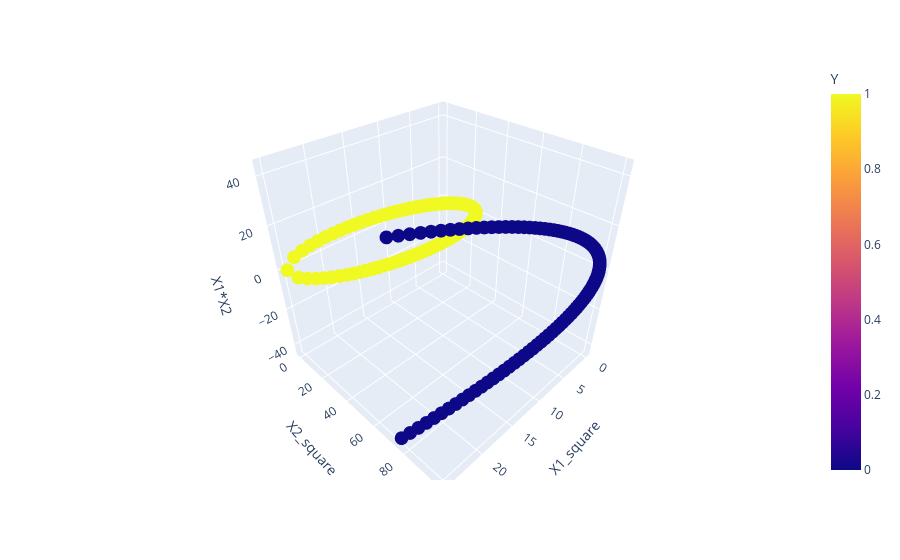

Here is the notebook cell this chart was saved with:
### Code cell
#take a look at the new data set in 3D
import plotly.express as px 
fig  = px.scatter_3d(df,x= "X1_square",y = "X2_square",z = "X1*X2",color= "Y")
fig.show()

### Figure 1 — Plotly figure (JSON) as saved in the notebook; plotly's stock layout.template omitted (floating-point values rounded to 4 significant figures; data arrays with more than 128 entries replaced by an {"elided": "..."} marker saying what was removed)
{"data": [{"hovertemplate": "X1_square=%{x}<br>X2_square=%{y}<br>X1*X2=%{z}<br>Y=%{marker.color}<extra></extra>", "legendgroup": "", "marker": {"color": {"elided": "400 int values"}, "coloraxis": "coloraxis", "symbol": "circle"}, "mode": "markers", "name": "", "scene": "scene", "showlegend": false, "type": "scatter3d", "x": {"elided": "400 float values"}, "y": {"elided": "400 float values"}, "z": {"elided": "400 float values"}}], "layout": {"coloraxis": {"colorbar": {"title": {"text": "Y"}}, "colorscale": [[0, "#0d0887"], [0.1111, "#46039f"], [0.2222, "#7201a8"], [0.3333, "#9c179e"], [0.4444, "#bd3786"], [0.5556, "#d8576b"], [0.6667, "#ed7953"], [0.7778, "#fb9f3a"], [0.8889, "#fdca26"], [1, "#f0f921"]]}, "legend": {"tracegroupgap": 0}, "margin": {"t": 60}, "scene": {"domain": {"x": [0, 1], "y": [0, 1]}, "xaxis": {"title": {"text": "X1_square"}}, "yaxis": {"title": {"text": "X2_square"}}, "zaxis": {"title": {"text": "X1*X2"}}}}}
